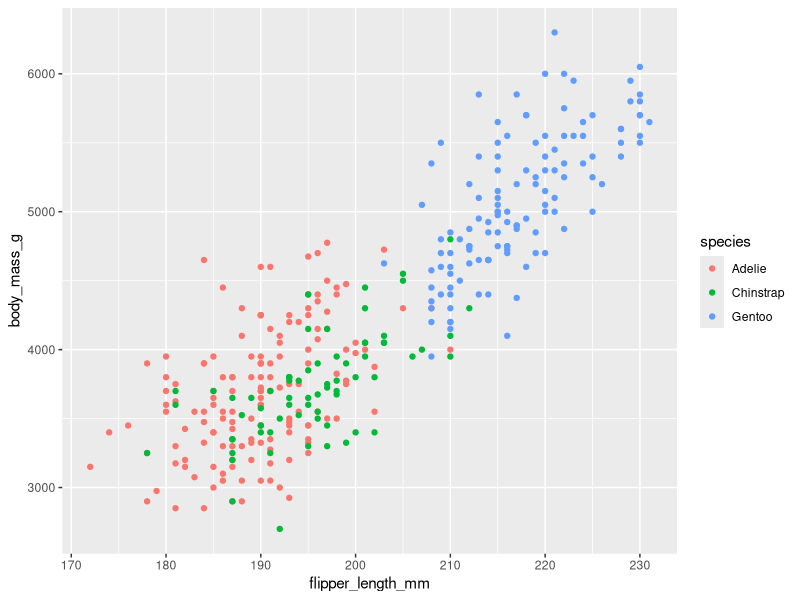
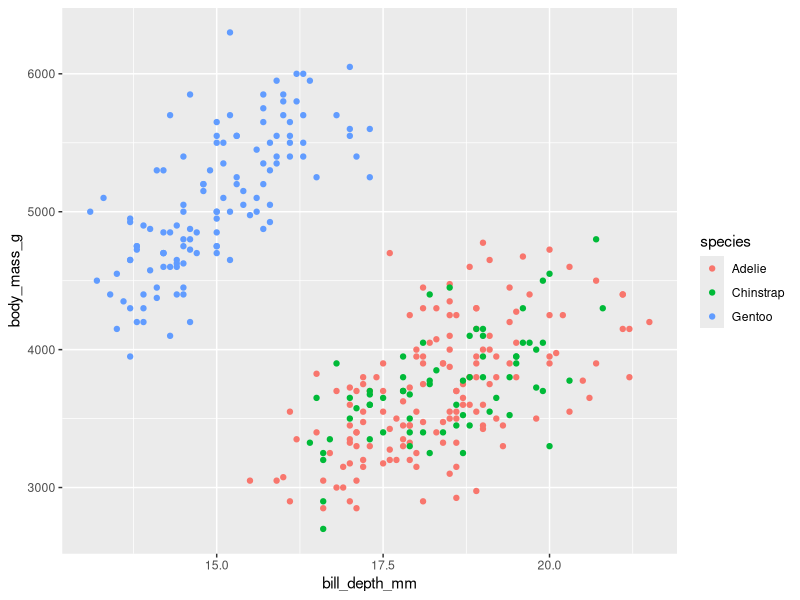
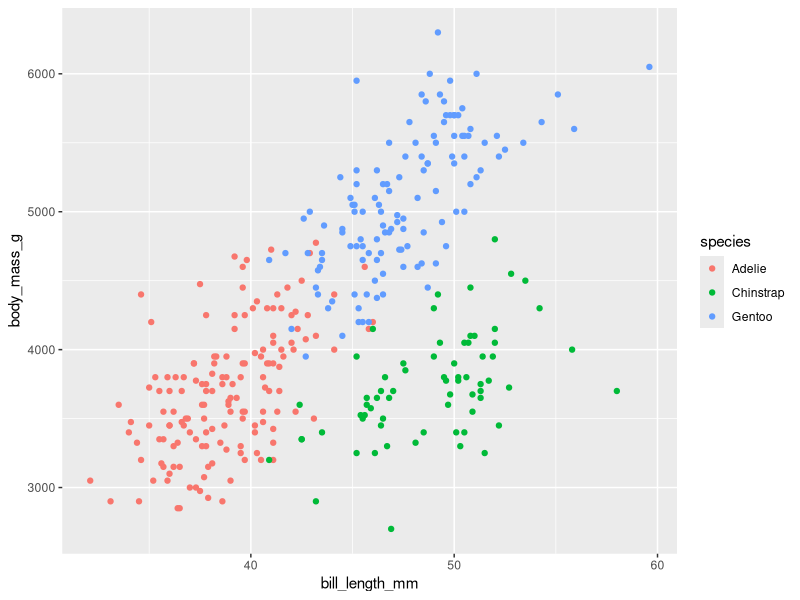
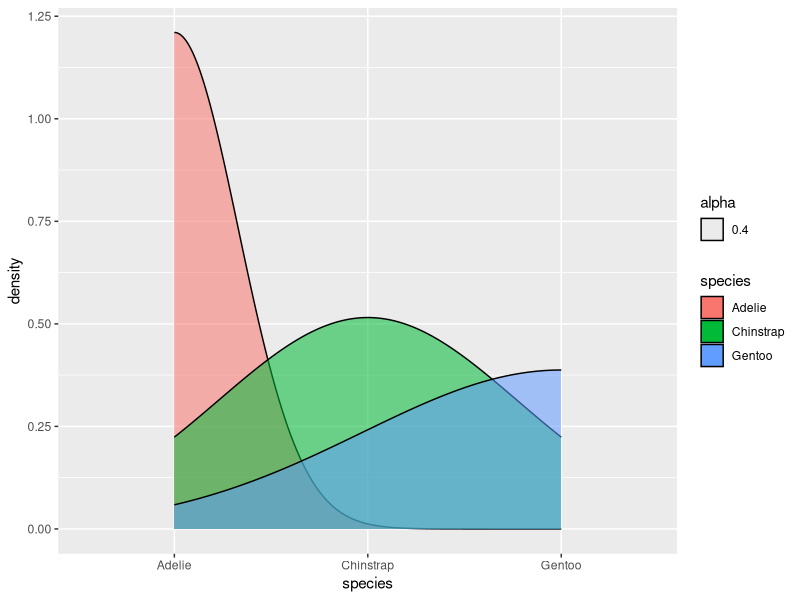
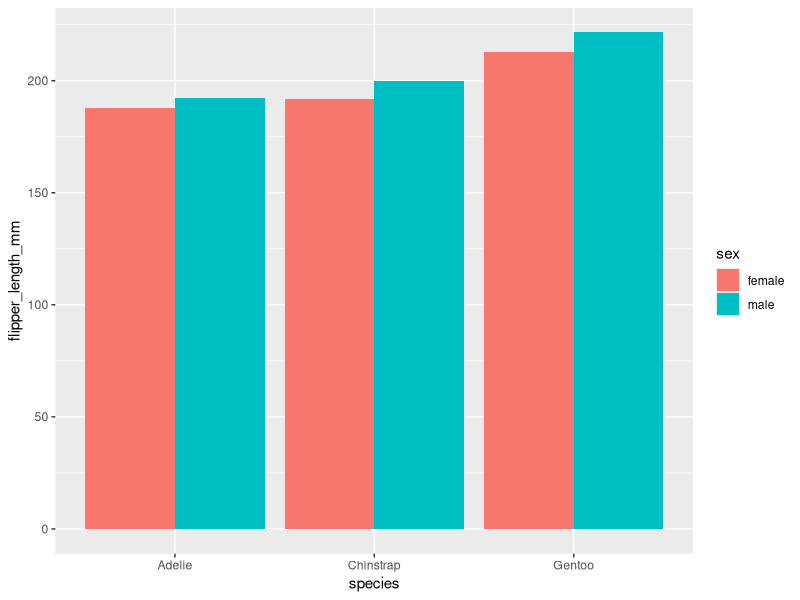

These charts were generated, in order, by the following R code:
## ---- chunk 1
knitr::opts_chunk$set(echo = TRUE)
## ---- chunk 2
library(ggplot2)
library(tidyverse)
library(dplyr)
library(palmerpenguins)
## ---- chunk 3
# Assessing the dataset
head(penguins)
## ---- chunk 4
#column names
colnames(penguins)
## ---- chunk 5
# let us asses the structure of the dataset
str(penguins)
## ---- chunk 6
#glimpse the dataset
glimpse(penguins)
## ---- chunk 7
#count the penguin's species in the dataset
penguins %>%
  count(species)
## ---- chunk 8
#summary of the dataset
summary(penguins)
## ---- chunk 9
#looking for duplicated rows
n_distinct(penguins)
## ---- chunk 10
#unique penguin species
penguins %>% 
  distinct(species)
## ---- chunk 11
#unique penguin islands
penguins %>% 
  distinct(island)
## ---- chunk 12
# checking correlation between numeric variables
penguins %>% 
  drop_na() %>% 
  select_if(is.numeric) %>% 
  cor()
## ---- chunk 13
ggplot(penguins) +
  geom_point(aes(flipper_length_mm, body_mass_g, color = species))
## ---- chunk 14
ggplot(penguins) +
  geom_point(aes(bill_depth_mm, body_mass_g, color = species))
## ---- chunk 15
ggplot(penguins) +
  geom_point(aes(bill_length_mm, body_mass_g, color = species))
## ---- chunk 16
ggplot(penguins) +
  geom_density(aes(x = species, fill = species, alpha = 0.4))
## ---- chunk 17
penguins_by_sex <- penguins %>% 
  filter(!is.na(sex)) %>% 
  group_by(species, sex) %>% 
  summarise(bill_depth_mm = mean(bill_depth_mm),
            bill_length_mm = mean(bill_length_mm),
            flipper_length_mm = mean(flipper_length_mm),
            body_mass_g = mean(body_mass_g))
## ---- chunk 18
ggplot(penguins_by_sex, aes(x = species, y = flipper_length_mm, fill = sex)) +
  geom_col(position = position_dodge())
